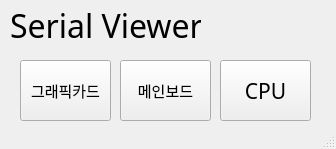
<?xml version="1.0" encoding="UTF-8"?>
<ui version="4.0">
 <class>MainWindow</class>
 <widget class="QMainWindow" name="MainWindow">
  <property name="geometry">
   <rect>
    <x>0</x>
    <y>0</y>
    <width>336</width>
    <height>149</height>
   </rect>
  </property>
  <property name="font">
   <font>
    <family>굴림</family>
    <pointsize>10</pointsize>
   </font>
  </property>
  <property name="windowTitle">
   <string>Serial Viewer v.1</string>
  </property>
  <widget class="QWidget" name="centralwidget">
   <widget class="QLabel" name="SerialViewerLabel">
    <property name="geometry">
     <rect>
      <x>10</x>
      <y>0</y>
      <width>191</width>
      <height>51</height>
     </rect>
    </property>
    <property name="font">
     <font>
      <family>굴림</family>
      <pointsize>24</pointsize>
     </font>
    </property>
    <property name="text">
     <string>Serial Viewer</string>
    </property>
   </widget>
   <widget class="QPushButton" name="graphic_button">
    <property name="geometry">
     <rect>
      <x>20</x>
      <y>60</y>
      <width>91</width>
      <height>61</height>
     </rect>
    </property>
    <property name="font">
     <font>
      <family>굴림체</family>
      <pointsize>11</pointsize>
     </font>
    </property>
    <property name="text">
     <string>그래픽카드</string>
    </property>
   </widget>
   <widget class="QPushButton" name="motherboard_button">
    <property name="geometry">
     <rect>
      <x>120</x>
      <y>60</y>
      <width>91</width>
      <height>61</height>
     </rect>
    </property>
    <property name="font">
     <font>
      <family>굴림체</family>
      <pointsize>11</pointsize>
     </font>
    </property>
    <property name="text">
     <string>메인보드</string>
    </property>
   </widget>
   <widget class="QPushButton" name="cpu_button">
    <property name="geometry">
     <rect>
      <x>220</x>
      <y>60</y>
      <width>91</width>
      <height>61</height>
     </rect>
    </property>
    <property name="font">
     <font>
      <family>굴림체</family>
      <pointsize>16</pointsize>
     </font>
    </property>
    <property name="text">
     <string>CPU</string>
    </property>
   </widget>
  </widget>
  <widget class="QStatusBar" name="statusbar"/>
 </widget>
 <resources/>
 <connections/>
</ui>
